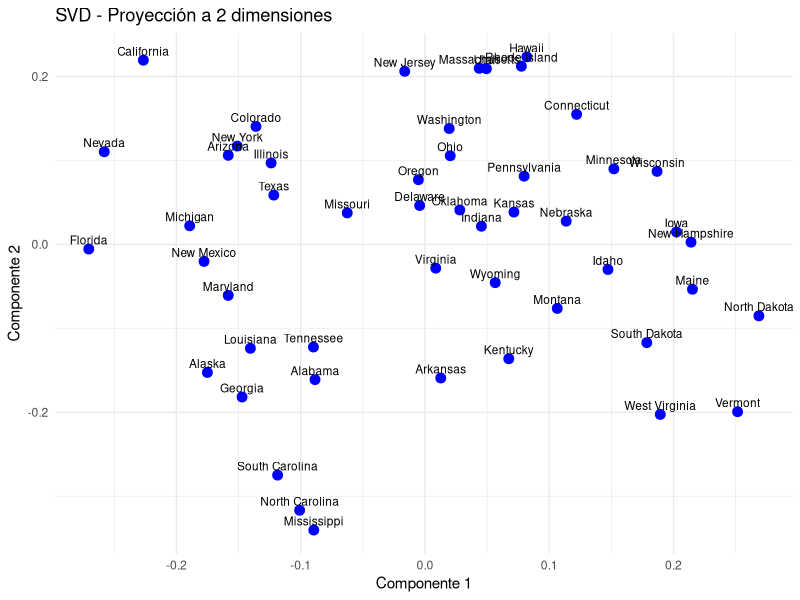
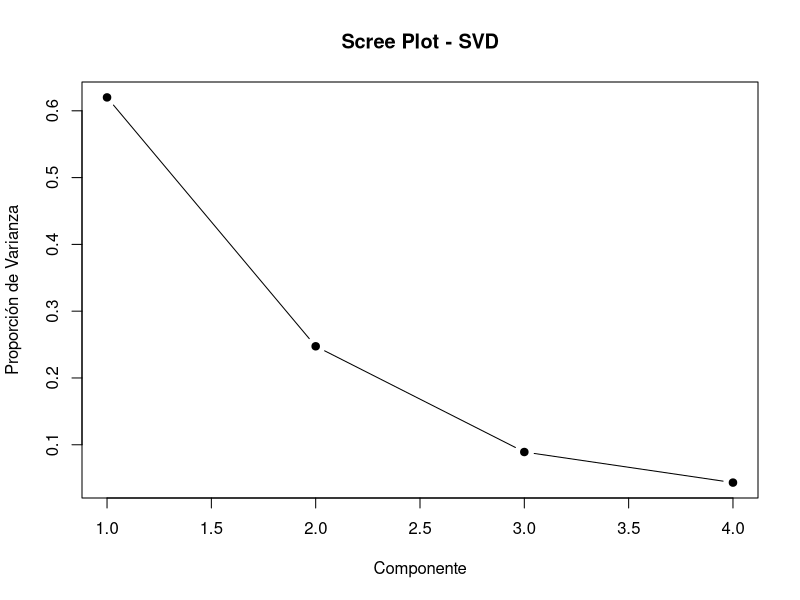

R code for these plots, in order: (Note: this script raises an error after producing the figures.)
## ---- chunk 1
library(ggplot2)
library(dplyr)
library(Rtsne)
## ---- chunk 2
data("USArrests")
str(USArrests)
## ---- chunk 3
data_scaled <- scale(USArrests)
## ---- chunk 4
svd_result <- svd(data_scaled)

# Valores singulares
svd_result$d
## ---- chunk 5
var_explained <- svd_result$d^2 / sum(svd_result$d^2)
var_explained

var_acumulada <- cumsum(var_explained)
var_acumulada
## ---- chunk 6
reduced_data <- data.frame(svd_result$u[,1:2])
reduced_data$State <- rownames(USArrests)

head(reduced_data)
## ---- chunk 7
ggplot(reduced_data, aes(x = X1, y = X2, label = State)) +
  geom_point(color = "blue", size = 3) +
  geom_text(size = 3, vjust = -0.5) +
  theme_minimal() +
  labs(title = "SVD - Proyección a 2 dimensiones",
       x = "Componente 1",
       y = "Componente 2")
## ---- chunk 8
plot(var_explained,
     type = "b",
     pch = 19,
     xlab = "Componente",
     ylab = "Proporción de Varianza",
     main = "Scree Plot - SVD")
## ---- chunk 9
# Cargar dataset nativo
data("iris")

# Ver estructura
str(iris)
## ---- chunk 10
iris_numeric <- iris[,1:4]
iris_scaled <- scale(iris_numeric)
## ---- chunk 11
set.seed(123)

tsne_result <- Rtsne(
  iris_scaled,
  dims = 2,
  perplexity = 30,
  max_iter = 500,
  verbose = TRUE
)
## ---- chunk 12
tsne_data <- data.frame(tsne_result$Y)
tsne_data$Species <- iris$Species

head(tsne_data)
## ---- chunk 13
ggplot(tsne_data, aes(x = X1, y = X2, color = Species)) +
  geom_point(size = 3) +
  theme_minimal() +
  labs(title = "t-SNE - Visualización 2D",
       x = "Dimensión 1",
       y = "Dimensión 2")
